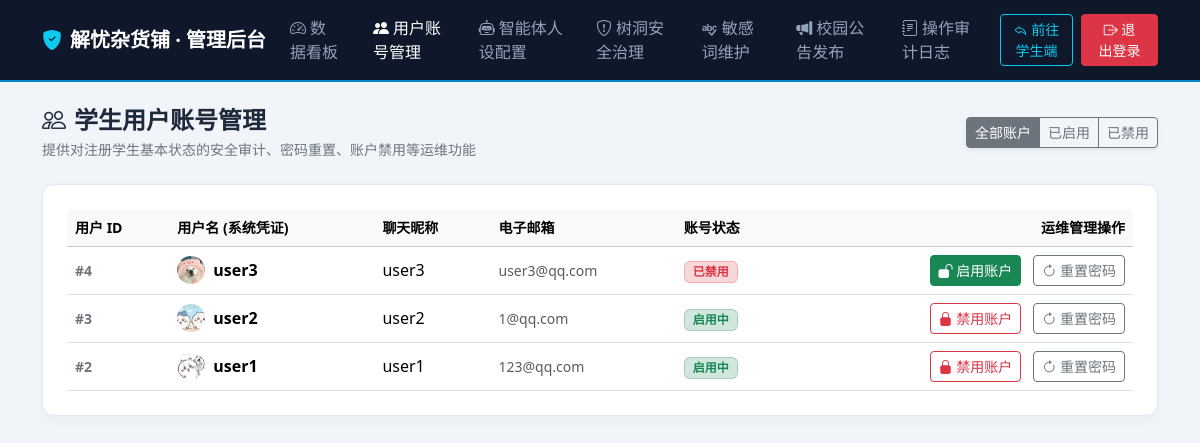
Page /admin/users (signed in) on the committed database.
### tables this page shows
CREATE TABLE users (
            id INTEGER PRIMARY KEY AUTOINCREMENT,
            username TEXT UNIQUE NOT NULL,
            email TEXT UNIQUE NOT NULL,
            password TEXT NOT NULL,
            nickname TEXT,
            avatar TEXT,
            theme TEXT DEFAULT 'warm'
        , is_admin INTEGER DEFAULT 0, is_active INTEGER DEFAULT 1);

### app.py (the view)
@app.route('/admin/users')
@admin_required
def admin_users():
    status_filter = request.args.get('status', 'all')
    conn = get_db()
    cursor = conn.cursor()
    if status_filter == 'active':
        cursor.execute('SELECT * FROM users WHERE is_admin = 0 AND is_active = 1 ORDER BY id DESC')
    elif status_filter == 'disabled':
        cursor.execute('SELECT * FROM users WHERE is_admin = 0 AND is_active = 0 ORDER BY id DESC')
    else:
        cursor.execute('SELECT * FROM users WHERE is_admin = 0 ORDER BY id DESC')
    students = cursor.fetchall()
    conn.close()
    return render_template('admin_users.html', students=students, current_filter=status_filter)

### app.py (called while the page is built)
def get_db():
    conn = sqlite3.connect(DATABASE)
    conn.row_factory = sqlite3.Row
    return conn

def admin_required(f):
    @wraps(f)
    def decorated_function(*args, **kwargs):
        if 'user_id' not in session or not session.get('is_admin'):
            flash('您无权访问该管理后台！', 'danger')
            return redirect(url_for('admin_login'))
        return f(*args, **kwargs)
    return decorated_function

### templates/admin_users.html (shortened to what this page needs)
<!DOCTYPE html>
<html lang="zh-CN">
<head>
    <link rel="stylesheet" href="{{ url_for('static', filename='css/bootstrap.min.css') }}">
    <link rel="stylesheet" href="{{ url_for('static', filename='css/bootstrap-icons.css') }}">
</head>
<body>
    <nav class="navbar navbar-expand-lg navbar-dark admin-nav py-2 mb-4">
        <div class="container">
            <a class="navbar-brand fw-bold text-white d-flex align-items-center" href="{{ url_for('admin_users') }}">
                <i class="bi bi-shield-fill-check text-info me-2"></i>
                解忧杂货铺 · 管理后台
            </a>
            <div class="collapse navbar-collapse justify-content-end" id="adminNavbar">
                <ul class="navbar-nav align-items-center">
                    <li class="nav-item">
                        <a class="nav-link me-3" href="{{ url_for('admin_dashboard') }}"><i class="bi bi-speedometer2 me-1"></i>数据看板</a>
                    </li>
                    <li class="nav-item">
                        <a class="nav-link active me-3" href="{{ url_for('admin_users') }}"><i class="bi bi-people-fill me-1"></i>用户账号管理</a>
                    </li>
                    <li class="nav-item">
                        <a class="nav-link me-3" href="{{ url_for('admin_characters') }}"><i class="bi bi-robot me-1"></i>智能体人设配置</a>
                    </li>
                    <li class="nav-item">
                        <a class="nav-link me-3" href="{{ url_for('admin_posts') }}"><i class="bi bi-shield-exclamation me-1"></i>树洞安全治理</a>
                    </li>
                    <li class="nav-item">
                        <a class="nav-link me-3" href="{{ url_for('admin_sensitive') }}"><i class="bi bi-spellcheck me-1"></i>敏感词维护</a>
                    </li>
                    <li class="nav-item">
                        <a class="nav-link me-3" href="{{ url_for('admin_announcements') }}"><i class="bi bi-megaphone-fill me-1"></i>校园公告发布</a>
                    </li>
                    <li class="nav-item">
                        <a class="nav-link me-3" href="{{ url_for('admin_logs') }}"><i class="bi bi-journal-text me-1"></i>操作审计日志</a>
                    </li>
                    <li class="nav-item">
                        <a class="btn btn-sm btn-outline-info me-2" href="{{ url_for('chat') }}"><i class="bi bi-reply"></i> 前往学生端</a>
                    </li>
                    <li class="nav-item">
                        <a class="btn btn-sm btn-danger px-3" href="{{ url_for('logout') }}"><i class="bi bi-box-arrow-right"></i> 退出登录</a>
                    </li>
                </ul>
            </div>
        </div>
    </nav>
    <main class="container">
        <div class="row align-items-center mb-4">
            <div class="col-md-6 col-sm-12">
                <h4 class="fw-bold mb-1"><i class="bi bi-people me-2"></i>学生用户账号管理</h4>
                <p class="text-secondary small mb-0">提供对注册学生基本状态的安全审计、密码重置、账户禁用等运维功能</p>
            </div>
            <div class="col-md-6 col-sm-12 text-md-end mt-3 mt-md-0">
                <div class="btn-group btn-group-sm shadow-sm" role="group">
                    <a href="{{ url_for('admin_users', status='all') }}"
                        class="btn btn-outline-secondary {% if current_filter == 'all' %}active{% endif %}">全部账户</a>
                    <a href="{{ url_for('admin_users', status='active') }}"
                        class="btn btn-outline-secondary {% if current_filter == 'active' %}active{% endif %}">已启用</a>
                    <a href="{{ url_for('admin_users', status='disabled') }}"
                        class="btn btn-outline-secondary {% if current_filter == 'disabled' %}active{% endif %}">已禁用</a>
                </div>
            </div>
        </div>
        <div class="card card-custom p-4">
            {% if students %}
            <div class="table-responsive">
                <table class="table table-hover align-middle mb-0">
                    <thead class="table-light">
                        <tr class="small text-secondary">
                            <th>用户 ID</th>
                            <th>用户名 (系统凭证)</th>
                            <th>聊天昵称</th>
                            <th>电子邮箱</th>
                            <th>账号状态</th>
                            <th class="text-end">运维管理操作</th>
                        </tr>
                    </thead>
                    <tbody>
                        {% for student in students %}
                        <tr>
                            <td class="fw-semibold text-secondary small">#{{ student.id }}</td>
                            <td>
                                <div class="d-flex align-items-center">
                                    {% if student.avatar %}
                                    <img src="{{ student.avatar }}" alt="头像" class="rounded-circle me-2"
                                        style="width: 28px; height: 28px; object-fit: cover;">
                                    {% else %}
                                    <span class="badge bg-secondary rounded-circle me-2"
                                        style="width: 28px; height: 28px; line-height: 18px; font-size: 0.85rem;">🎓</span>
                                    {% endif %}
                                    <span class="fw-bold">{{ student.username }}</span>
                                </div>
                            </td>
                            <td>{{ student.nickname or '-' }}</td>
                            <td class="small text-muted">{{ student.email }}</td>
                            <td>
                                {% if student.is_active == 1 %}
                                <span
                                    class="badge bg-success-subtle text-success border border-success border-opacity-25 px-2 py-1"
                                    id="status-badge-{{ student.id }}">启用中</span>
                                {% else %}
                                <span
                                    class="badge bg-danger-subtle text-danger border border-danger border-opacity-25 px-2 py-1"
                                    id="status-badge-{{ student.id }}">已禁用</span>
                                {% endif %}
                            </td>
                            <td class="text-end">
                                <button
                                    class="btn btn-sm {% if student.is_active == 1 %}btn-outline-danger{% else %}btn-success text-white{% endif %} me-2"
                                    id="toggle-btn-{{ student.id }}" onclick="toggleUserStatus({{ student.id }}, this)">
                                    {% if student.is_active == 1 %}
                                    <i class="bi bi-lock-fill"></i> 禁用账户
                                    {% else %}
                                    <i class="bi bi-unlock-fill"></i> 启用账户
                                    {% endif %}
                                </button>
                                <button class="btn btn-sm btn-outline-secondary"
                                    onclick="resetUserPassword({{ student.id }}, '{{ student.username }}')">
                                    <i class="bi bi-arrow-clockwise"></i> 重置密码
                                </button>
                            </td>
                        </tr>
                        {% endfor %}
                    </tbody>
                </table>
            </div>
            {% else %}
            <div class="text-center text-muted py-5">
                <i class="bi bi-person-x" style="font-size: 3rem;"></i>
                <h6 class="mt-3 fw-semibold">未找到匹配的校园学生账号</h6>
            </div>
            {% endif %}
        </div>
    </main>
</body>
</html>

### templates/admin_users.html (style rules this page uses)
body { background-color: #f1f5f9; color: #1e293b; font-family: system-ui, -apple-system, sans-serif; }
.admin-nav { background-color: #0f172a; border-bottom: 2px solid #0284c7; }
.admin-nav .nav-link { color: #94a3b8; font-weight: 500; }
.admin-nav .nav-link:hover, .admin-nav .nav-link.active { color: #ffffff; }
.card-custom { border-radius: 12px; background-color: #ffffff; border: 1px solid #e2e8f0; box-shadow: 0 4px 12px rgba(0, 0, 0, 0.03); }

### rows in the picture
users: id "4", avatar (picture), username "user3", nickname "user3", email "user3@qq.com", is_active 0 (drawn)
users: id "3", avatar (picture), username "user2", nickname "user2", email "1@qq.com", is_active 1 (drawn)
users: id "2", avatar (picture), username "user1", nickname "user1", email "123@qq.com", is_active 1 (drawn)
